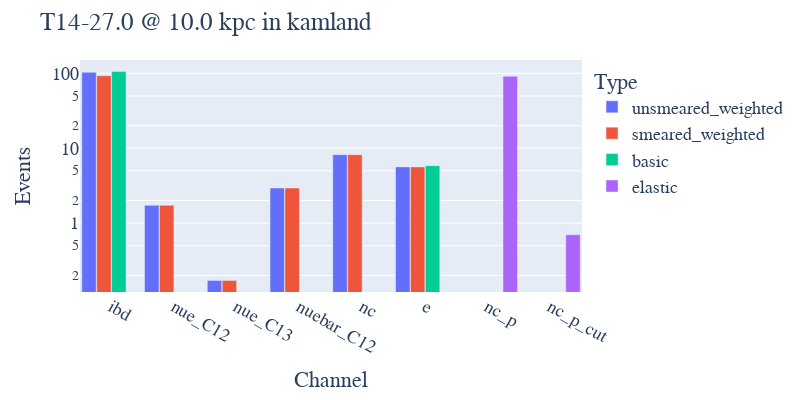

Notebook code cell kept with this figure:
### Code cell
beer.bar_totals(sn, detector)

### Figure 1 — Plotly figure (JSON) as saved in the notebook; plotly's stock layout.template omitted (floating-point values rounded to 4 significant figures)
{"data": [{"alignmentgroup": "True", "hovertemplate": "Type=unsmeared_weighted<br>Channel=%{x}<br>Events=%{y}<extra></extra>", "legendgroup": "unsmeared_weighted", "marker": {"color": "#636efa", "pattern": {"shape": ""}}, "name": "unsmeared_weighted", "offsetgroup": "unsmeared_weighted", "orientation": "v", "showlegend": true, "textposition": "auto", "type": "bar", "x": ["ibd", "nue_C12", "nue_C13", "nuebar_C12", "nc", "e"], "xaxis": "x", "y": [103.3, 1.727, 0.1717, 2.942, 8.194, 5.634], "yaxis": "y"}, {"alignmentgroup": "True", "hovertemplate": "Type=smeared_weighted<br>Channel=%{x}<br>Events=%{y}<extra></extra>", "legendgroup": "smeared_weighted", "marker": {"color": "#EF553B", "pattern": {"shape": ""}}, "name": "smeared_weighted", "offsetgroup": "smeared_weighted", "orientation": "v", "showlegend": true, "textposition": "auto", "type": "bar", "x": ["ibd", "nue_C12", "nue_C13", "nuebar_C12", "nc", "e"], "xaxis": "x", "y": [93.0, 1.727, 0.1717, 2.942, 8.194, 5.633], "yaxis": "y"}, {"alignmentgroup": "True", "hovertemplate": "Type=basic<br>Channel=%{x}<br>Events=%{y}<extra></extra>", "legendgroup": "basic", "marker": {"color": "#00cc96", "pattern": {"shape": ""}}, "name": "basic", "offsetgroup": "basic", "orientation": "v", "showlegend": true, "textposition": "auto", "type": "bar", "x": ["ibd", "e"], "xaxis": "x", "y": [105.5, 5.851], "yaxis": "y"}, {"alignmentgroup": "True", "hovertemplate": "Type=elastic<br>Channel=%{x}<br>Events=%{y}<extra></extra>", "legendgroup": "elastic", "marker": {"color": "#ab63fa", "pattern": {"shape": ""}}, "name": "elastic", "offsetgroup": "elastic", "orientation": "v", "showlegend": true, "textposition": "auto", "type": "bar", "x": ["nc_p", "nc_p_cut"], "xaxis": "x", "y": [91.54, 0.6982], "yaxis": "y"}], "layout": {"bargap": 0.05, "bargroupgap": 0.03, "barmode": "group", "font": {"family": "Times New Roman", "size": 18}, "height": 400, "legend": {"title": {"text": "Type"}, "tracegroupgap": 0}, "margin": {"t": 60}, "title": {"text": "T14-27.0 @ 10.0 kpc in kamland"}, "width": 800, "xaxis": {"anchor": "y", "domain": [0, 1], "title": {"text": "Channel"}}, "yaxis": {"anchor": "x", "domain": [0, 1], "title": {"text": "Events"}, "type": "log"}}}
